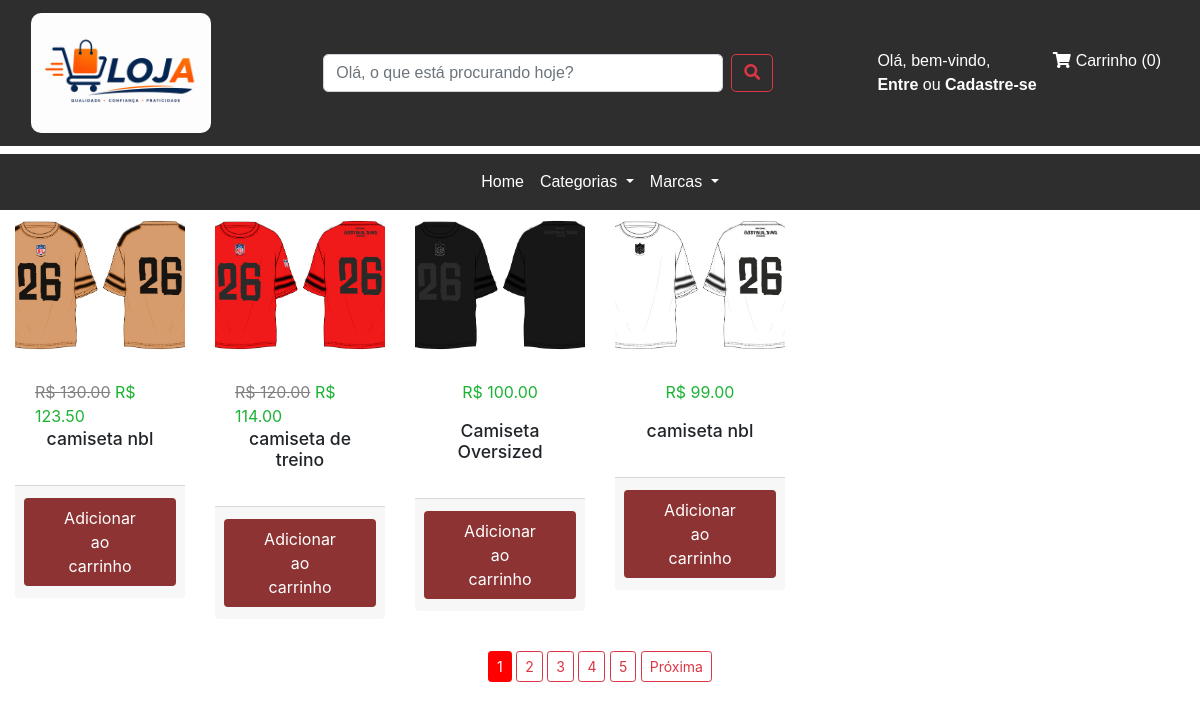
Screenshot of /search with the database file from the repository.
### loja/produtos/models.py (models this page shows, shortened)
class Addproduto(db.Model):
    id = db.Column(db.Integer, primary_key=True)
    name = db.Column(db.String(80), nullable=False)
    price = db.Column(db.Numeric(10,2), nullable=False)
    discount = db.Column(db.Integer, default=0)
    stock = db.Column(db.Integer, nullable=False)
    color = db.Column(db.Text, nullable=False)
    tamanho = db.Column(db.Text, nullable=False)
    desc = db.Column(db.Text, nullable=False)
    pub_date = db.Column(db.DateTime, nullable=False,default=datetime.utcnow)
    marca_id = db.Column(db.Integer, db.ForeignKey('marca.id'),nullable=False)
    marca = db.relationship('Marca',backref=db.backref('marca', lazy=True))
    categoria_id = db.Column(db.Integer, db.ForeignKey('categoria.id'),nullable=False)
    categoria = db.relationship('Categoria',backref=db.backref('categoria', lazy=True))
    image_1 = db.Column(db.String(150), nullable=False, default='image.jpg')
    image_2 = db.Column(db.String(150), nullable=False, default='image.jpg')
    image_3 = db.Column(db.String(150), nullable=False, default='image.jpg')

### loja/produtos/rotas.py (the view)
@app.route('/search', methods=['GET', 'POST'])
def search():
    pagina = request.args.get('pagina', 1, type=int)  # Obtém o número da página da query string, padrão 1
    if request.method == 'POST':
        form = request.form
        search_value = form['search_string']
        search = "%{0}%".format(search_value)
        produtos = Addproduto.query.filter(Addproduto.name.like(search)).paginate(page=pagina, per_page=4)
        return render_template('pesquisar.html', produtos=produtos, marcas=marcas(), categorias=categorias())
    elif request.method == 'GET':
        search_value = request.args.get('search_string', '')
        search = "%{0}%".format(search_value)
        produtos = Addproduto.query.filter(Addproduto.name.like(search)).paginate(page=pagina, per_page=4)
        return render_template('pesquisar.html', produtos=produtos, marcas=marcas(), categorias=categorias())

### loja/produtos/rotas.py (called while the page is built)
def marcas():
    marcas = Marca.query.join(Addproduto, (Marca.id == Addproduto.marca_id)).all()
    return marcas

def categorias():
    categorias = Categoria.query.join(Addproduto, (Categoria.id == Addproduto.categoria_id)).all()
    return categorias

### loja/templates/pesquisar.html (shortened to what this page needs)
{% extends 'layouts.html' %}
{% block head %}
    <link rel="stylesheet" href="{{ url_for('static', filename='css/pesquisar.css') }}">
{% endblock head %}
{% block content %}
{% include 'navbar.html' %}
<div class="container-fluid">
    <div class="row">
        {% if produtos.items %}
            {% for produto in produtos.items %}
            <div class="col-lg-2 col-md-3 col-sm-4 col-6 mb-3">
                <a href="{{url_for('pagina_unica', id=produto.id)}}" class="card-link">
                    <div class="card">
                        <img src="{{url_for('static', filename='images/' + produto.image_1)}}" alt="{{produto.name}}" class="card-img-top">
                        <div class="card-body">
                            {% if produto.discount > 0 %}
                                <span style="text-decoration: line-through; color: rgb(128, 128, 128);">R$ {{produto.price}}</span>
                                <span style="color: rgb(27, 179, 52);">R$ {{produto.price - (produto.price * produto.discount / 100)}}</span>
                            {% else %}
                                <p>R$ {{produto.price}}</p>
                            {% endif %}
                            <h4 class="text-center">{{produto.name}}</h4>
                        </div>
                        <div class="card-footer">
                            <form action="{{url_for('AddCart')}}" method="POST" class="d-inline">
                                <button type="submit" class="btn-add-to-cart btn-lg btn-large-font">Adicionar ao carrinho</button>
                                {% set color = produto.color.split(',') %}
                            </form>
                        </div>
                    </div>
                </a>
            </div>
            {% endfor %}
        {% else %}
            <p>Nenhum produto encontrado.</p>
        {% endif %}
    </div>
    <div class="row">
        <div class="col text-center">
            {% for page_num in produtos.iter_pages(left_edge=1, right_edge=2, left_current=1, right_current=2) %}
            {% if page_num %}
                {% if page_num == produtos.page %}
                <a href="{{url_for('search', pagina=page_num)}}" class="btn btn-danger btn-sm mt-3 current">{{page_num}}</a>
                {% else %}
                <a href="{{url_for('search', pagina=page_num)}}" class="btn btn-outline-danger btn-sm mt-3">{{page_num}}</a>
                {% endif %}
            {% else %}
                ...
            {% endif %}
            {% endfor %}
            {% if produtos.has_next %}
            <a href="{{url_for('search', pagina=produtos.next_num)}}" class="btn btn-outline-danger btn-sm mt-3">Próxima</a>
            {% endif %}
        </div>
    </div>
</div>
{% endblock %}

### loja/static/css/styless.css (style rules this page uses)
html, body { height: 100% !important; margin: 0 !important; padding: 0 !important; }
.container-fluid { width: 100% !important; height: 100% !important; }

### loja/static/css/pesquisar.css (style rules this page uses)
body { color: rgb(251, 251, 251); background-color: rgb(255, 255, 255); font-family: 'Franklin Gothic Medium', 'Arial Narrow', Arial, sans-serif; }
p { color: rgb(27, 179, 52)!important; text-align: center !important; font-size: 16px !important; }
.btn.current { background-color: #ff0000 !important; color: #fff; border-color: #ff0000 !important; }
.card-footer { display: flex; justify-content: center; background-color: white; border-top: none; }
.card-footer .btn-add-to-cart { background-color: rgb(141, 51, 51); border-color: rgb(171, 1, 1); color: white; padding: 2px 2px; font-size: 12px; cursor: pointer; border: none; border-radius: 4px; transition: background-color 0.3s, border-color 0.3s; }
.btn-lg { padding: 8px 40px !important; font-size: 16px !important; }
.btn-sm { padding: 4px 8px; font-size: 12px; }
.btn-large-font { font-size: 18px; }
.card { box-shadow: 0 4px 8px rgba(255, 255, 255, 0.1); transition: transform 0.2s; }
.card-img-top { height: 150px; object-fit: cover; border-top-left-radius: 5px; border-top-right-radius: 5px; }
.card-body h4 { font-size: 1.1rem; }
.card-body p { font-size: 0.9rem; }
.text-center { text-align: center; }
.card-link { text-decoration: none; color: inherit; }
.card-link .card { border: none; }

### rows the page displays
Addproduto: image_1 (picture), price "130.00", produto.price-(produto.price*produto.discount/100) "123.50", name "camiseta nbl"
Addproduto: image_1 (picture), price "120.00", produto.price-(produto.price*produto.discount/100) "114.00", name "camiseta de treino"
Addproduto: image_1 (picture), price "100.00", name "Camiseta Oversized"
Addproduto: image_1 (picture), price "99.00", name "camiseta nbl"

### other values shown
{{ session['LojainCarrinho']|length }} "0"
{{ page_num }} "1"
{{ page_num }} "2" "3" "4" "5"
